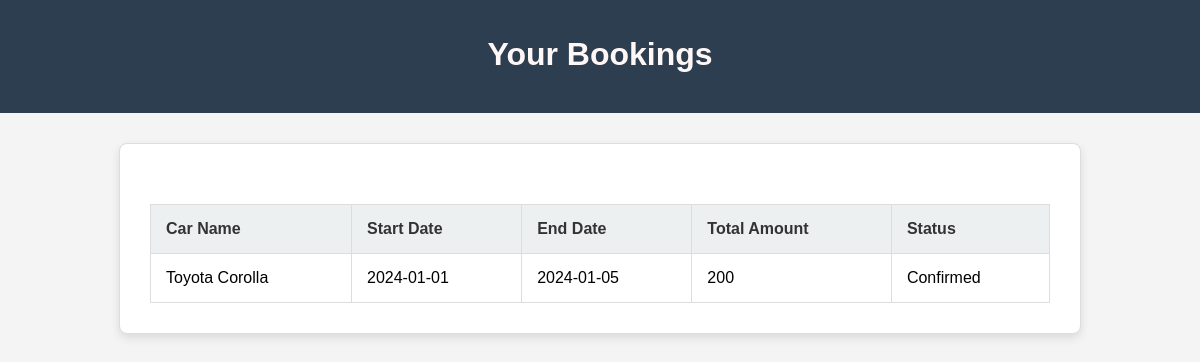
The page /bookings.php (signed in) on the database its author committed.
### tables this page shows
CREATE TABLE IF NOT EXISTS bookings (
    id INT AUTO_INCREMENT PRIMARY KEY,
    user_id INT NOT NULL,
    car_id INT NOT NULL,
    start_date DATE NOT NULL,
    end_date DATE NOT NULL,
    total_amount FLOAT NOT NULL,
    status ENUM('Pending', 'Confirmed', 'Cancelled') DEFAULT 'Pending',
    created_at TIMESTAMP DEFAULT CURRENT_TIMESTAMP,
    FOREIGN KEY (user_id) REFERENCES users(id),
    FOREIGN KEY (car_id) REFERENCES cars(id)
);

CREATE TABLE IF NOT EXISTS cars (
    id INT AUTO_INCREMENT PRIMARY KEY,
    name VARCHAR(100) NOT NULL,
    model VARCHAR(100) NOT NULL,
    rent_per_day FLOAT NOT NULL,
    status ENUM('Available', 'Booked') DEFAULT 'Available',
    created_at TIMESTAMP DEFAULT CURRENT_TIMESTAMP
);

### bookings.php (the view, shortened to what this page needs)
<?php
include 'config.php';
$user_id = $_SESSION['user_id'];
?>
<!DOCTYPE html>
<html lang="en">
<head>
    <link rel="stylesheet" href="assets/css/style.css">
</head>
<body>
    <header>
        <h1>Your Bookings</h1>
    </header>
    <div class="container">
        <table class="table">
            <thead>
                <tr>
                    <th>Car Name</th>
                    <th>Start Date</th>
                    <th>End Date</th>
                    <th>Total Amount</th>
                    <th>Status</th>
                </tr>
            </thead>
            <tbody>
                <?php
                $query = "SELECT b.*, c.name as car_name FROM bookings b
                          JOIN cars c ON b.car_id = c.id WHERE b.user_id = ?";
                if ($stmt = $conn->prepare($query)) {
                    $stmt->bind_param("i", $user_id);
                    $stmt->execute();
                    $result = $stmt->get_result();
                    if ($result->num_rows > 0) {
                        while ($row = $result->fetch_assoc()) {
                            echo "<tr>
                                    <td>{$row['car_name']}</td>
                                    <td>{$row['start_date']}</td>
                                    <td>{$row['end_date']}</td>
                                    <td>{$row['total_amount']}</td>
                                    <td>{$row['status']}</td>
                                </tr>";
                        }
                    } else {
                        echo "<tr><td colspan='5'>No bookings found</td></tr>";
                    }
                }
                ?>
            </tbody>
        </table>
    </div>
</body>
</html>

### assets/css/style.css (style rules this page uses)
body { font-family: 'Arial', sans-serif; margin: 0; padding: 0; background-color: #f4f4f4; }
header { background-color: #2c3e50; color: #fff; padding: 15px 30px; text-align: center; }
.container { max-width: 900px; margin: 30px auto; padding: 30px; background-color: #fff; border: 1px solid #ddd; border-radius: 8px; box-shadow: 0 4px 10px rgba(0, 0, 0, 0.1); }
h1 { color: #fff6f6; margin-bottom: 25px; }
.table { width: 100%; border-collapse: collapse; margin-top: 30px; }
.table th, .table td { border: 1px solid #ddd; padding: 15px; text-align: left; font-size: 16px; }
.table th { background-color: #ecf0f1; color: #333; }

### rows shown on the page
bookings: car.name "Toyota Corolla", start_date "2024-01-01", end_date "2024-01-05", total_amount "200", status "Confirmed"
